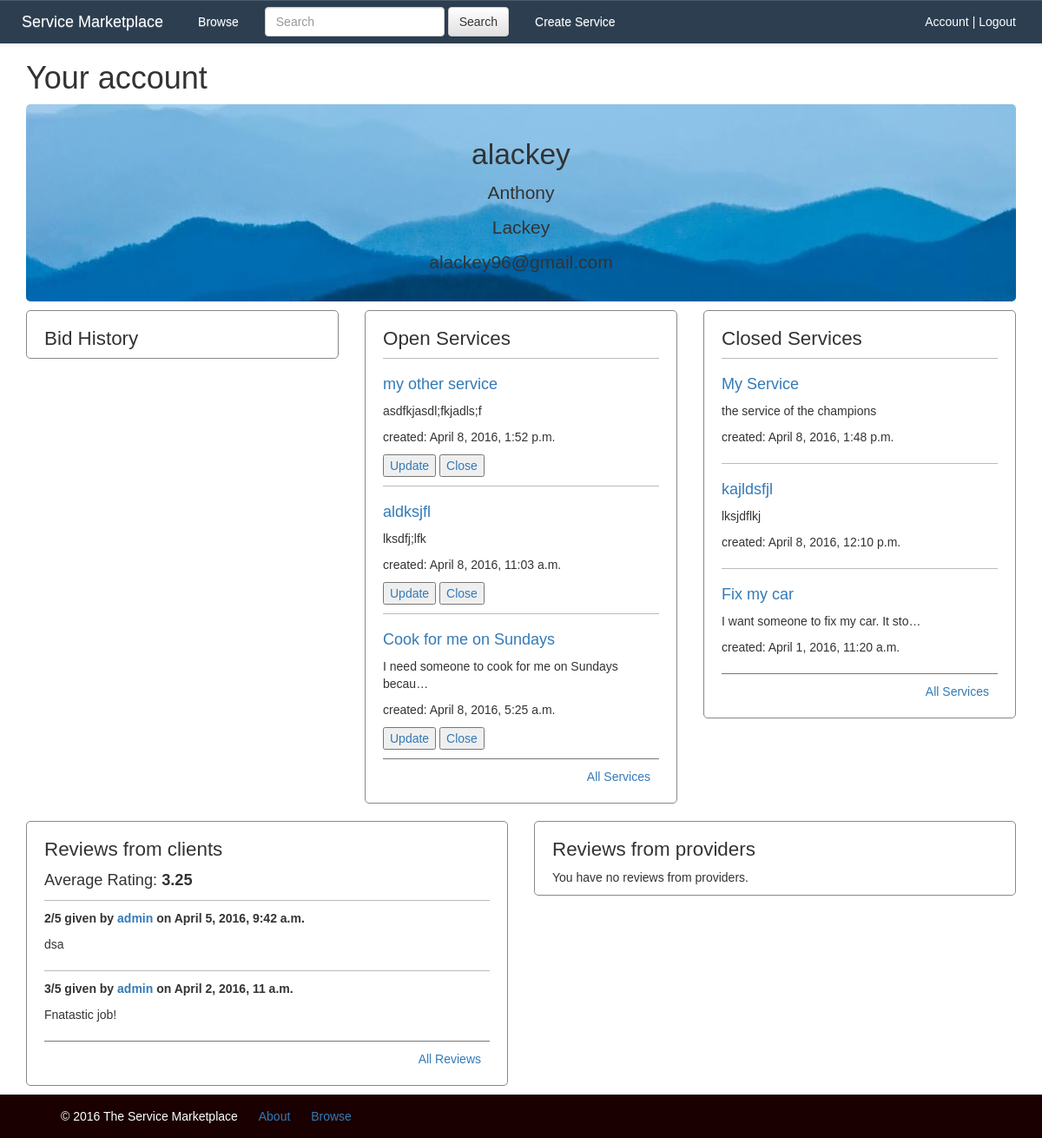
The app's page /my_account/ (signed in), older data.
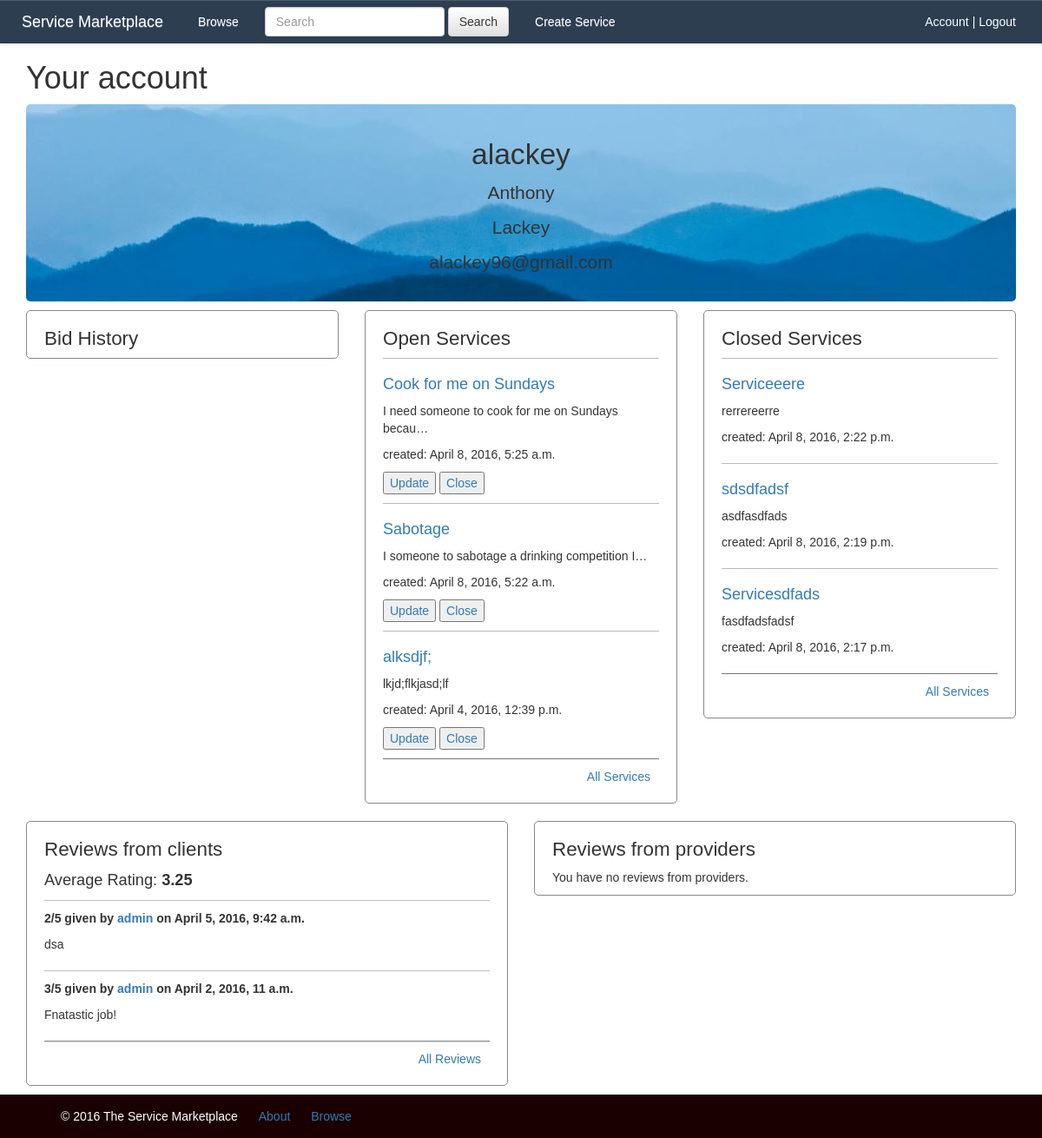
The same page, newer data.
### market/models.py (models this page shows, shortened)
class Service(models.Model):
    client = models.ForeignKey(
        settings.AUTH_USER_MODEL,
        related_name='service_client',
        null=True,
        blank=True
    )
    service_provider = models.ForeignKey(
        settings.AUTH_USER_MODEL,
        related_name='service_service_providers',
        null=True,
        blank=True
    )
    title = models.CharField(max_length=100, default="Service")
    description = models.TextField()
    location = models.CharField(max_length=50, default="U.S.")
    today = DT.date.today()
    week_from_now = today + DT.timedelta(days=7)
    final_time = models.DateTimeField("Ending Time", default=week_from_now)
    category = models.CharField(max_length=50, default="Other")
    is_open = models.BooleanField(default=True)
    bid = models.DecimalField(
        max_digits=10,
        decimal_places=2,
        default=1000.00
    )
    created_date = models.DateTimeField(default=timezone.now)

class Review(models.Model):
    RATINGS = (
        (1, '1'),
        (2, '2'),
        (3, '3'),
        (4, '4'),
        (5, '5'),
    )
    TYPE = (
        ('client', 'Client'),
        ('provider', 'Provider'),
    )
    rating = models.IntegerField(choices=RATINGS)
    user = models.ForeignKey(settings.AUTH_USER_MODEL, related_name='review')
    account_type = models.CharField(max_length=8, choices=TYPE, default='client')
    author = models.ForeignKey(
        settings.AUTH_USER_MODEL,
        related_name='review_author',
        null=True,
        blank=True
    )
    comment = models.TextField()
    created_date = models.DateTimeField(default=timezone.now)
    class Meta:
        permissions = (
            ('can_add_review', 'can_add_review'),
        )

### market/views.py (the view)
# urls.py: url(r'^my_account/$', views.my_account, name="my_account"),
@login_required
def my_account(request):
    avg_rating_c = get_avg_rating(username=request.user, mode='client')
    avg_rating_p = get_avg_rating(username=request.user, mode='provider')
    reviews = Review.objects.filter(user=request.user).order_by('-created_date')
    reviews_clients = reviews.filter(account_type='client')[:2]
    reviews_providers = reviews.filter(account_type='provider')[:2]
    services_open = Service.objects.filter(client=request.user, is_open=True).order_by('-created_date')[:3]
    services_closed = Service.objects.filter(client=request.user, is_open=False).order_by('-created_date')[:3]
    return render(
        request,
        'market/my_account.html', {
            'avg_rating_clients': avg_rating_c,
            'avg_rating_providers': avg_rating_p,
            'reviews_clients': reviews_clients,
            'reviews_providers': reviews_providers,
            'services_open': services_open,
            'services_closed': services_closed
        }
    )

### market/functions.py (called while the page is built)
def get_avg_rating(username, mode):
    ratings = Review.objects.filter(user=username, account_type=mode)
    avg_rating = ratings.aggregate(Avg('rating'))
    if avg_rating.get('rating__avg') is None:
        return 0
    else:
        return format(avg_rating.get('rating__avg'), '.2f')

### market/templates/market/my_account.html (shortened to what the changed rows need)
{% extends "market/base.html" %}
{% block css %}
{% load staticfiles %}
    <link rel="stylesheet" href="{% static 'css/user_profile.css' %}">
{% endblock %}
{% block content %}
   <div class="container">
        <h1>Your account</h1>
    </div>
    <div class="container">
        <div class="row">
            <div class="col-sm-4">
                <div class="column">
                    {% if services_open %}
                        {% for service in services_open %}
                        <div class="service">
                            <h4><a href="{% url 'service_detail' pk=service.pk %}">{{ service.title }}</a></h4>
                            <p>{{ service.description|linebreaks|truncatechars:50 }}</p>
                            <div class="date">
                                <p>created: {{ service.created_date }}</p>
                            </div>
                            <button type="button"><a href="{% url 'service_update' pk=service.pk %}">Update</a></button>
                            <button type="button"><a href="{% url 'service_close' pk=service.pk %}">Close</a></button>
                        </div>
                        {% endfor %}
                    {% else %}
                        <p>You have no open services.</p>
                    {% endif %}
                </div>
            </div>
            <div class="col-sm-4">
                <div class="column">
                    {% if services_closed %}
                        {% for service in services_closed %}
                            <div class="service">
                                <h4><a href="{% url 'service_detail' pk=service.pk %}">{{ service.title }}</a></h4>
                                <p>{{ service.description|linebreaks|truncatechars:40 }}</p>
                                <div class="date">
                                    <p>created: {{ service.created_date }}</p>
                                </div>
                            </div>
                        {% endfor %}
                    {% else %}
                        <p>You have no closed services.</p>
                    {% endif %}
                </div>
            </div>
        </div>
    </div>
    <div class="container">
        <div class="row">
            <div class="col-sm-6">
                <div class="column">
                    {% if reviews_clients %}
                        {% for review in reviews_clients %}
                            <div class="review">
                                <p class="bold">{{ review.rating }}/5 given by <a href="{% url 'user_profile' username=review.author %}">{{ review.author }}</a> on <span class="date">{{ review.created_date }}</span></p>
                                <p>{{ review.comment }}</p>
                            </div>
                        {% endfor %}
                    {% else %}
                        <p>You have no reviews from clients.</p>
                    {% endif %}
                </div>
            </div>
        </div>
    </div>
{% endblock %}

Row changes from the older to the newer data that the page shows:
no longer on this page (row edited): Service: title "my other service", description "asdfkjasdl;fkjadls;f", created_date "April 8, 2016, 1:52 p.m.", shown under "Open Services"
no longer on this page (row edited): Service: title "aldksjfl", description "lksdfj;lfk", created_date "April 8, 2016, 11:03 a.m.", shown under "Open Services"
no longer on this page (row edited): Service: title "My Service", description "the service of the champions", created_date "April 8, 2016, 1:48 p.m.", shown under "Closed Services"
no longer on this page (row unchanged): Service: title "kajldsfjl", description "lksjdflkj", created_date "April 8, 2016, 12:10 p.m.", shown under "Closed Services"
no longer on this page (row unchanged): Service: title "Fix my car", description "I want someone to fix my car. It sto…", created_date "April 1, 2016, 11:20 a.m.", shown under "Closed Services"
now on this page (row unchanged): Service: title "Sabotage", description "I someone to sabotage a drinking competition I…", created_date "April 8, 2016, 5:22 a.m.", shown under "Open Services"
now on this page (row unchanged): Service: title "alksdjf;", description "lkjd;flkjasd;lf", created_date "April 4, 2016, 12:39 p.m.", shown under "Open Services"
added Service: title "Serviceeere", description "rerrereerre", created_date "April 8, 2016, 2:22 p.m.", shown under "Closed Services"
added Service: title "sdsdfadsf", description "asdfasdfads", created_date "April 8, 2016, 2:19 p.m.", shown under "Closed Services"
added Service: title "Servicesdfads", description "fasdfadsfadsf", created_date "April 8, 2016, 2:17 p.m.", shown under "Closed Services"
